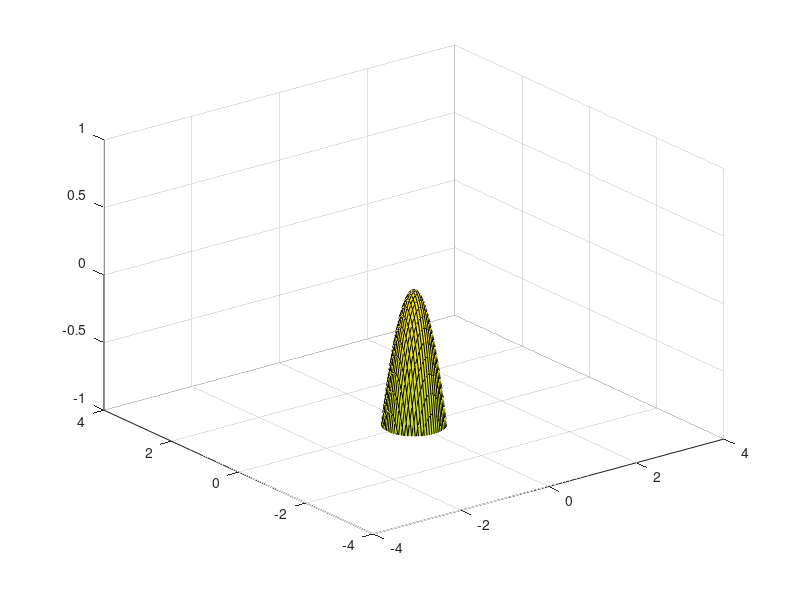

This chart was generated by the following MATLAB code:
%Averaging filter analysis
clc
clear all
close all
[X,Y]=meshgrid(-pi:0.05:pi);
% Z=(1/9)*(1+2*cos(X)+2*cos(Y)+4*cos(X).*cos(Y));
Z=-8+2*cos(X)+2*cos(Y)+4*cos(X).*cos(Y);
surf(X,Y,Z),axis([-4 4, -4 4, -1 1])